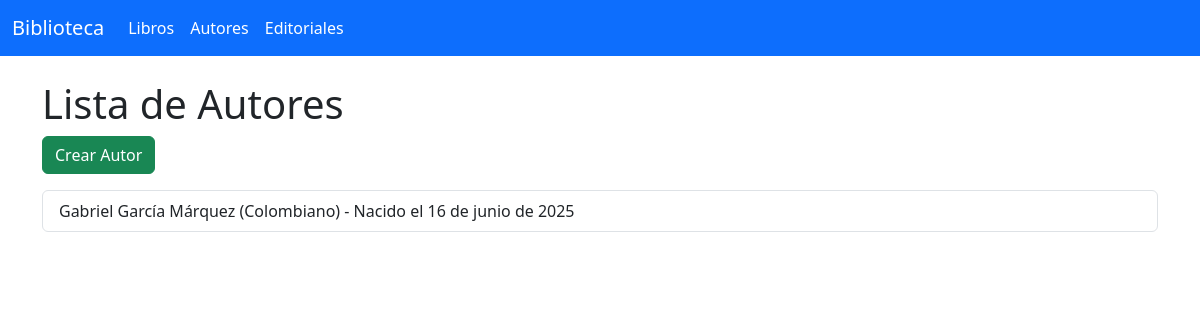
Before: /appcoder/autores/ with the older database file.
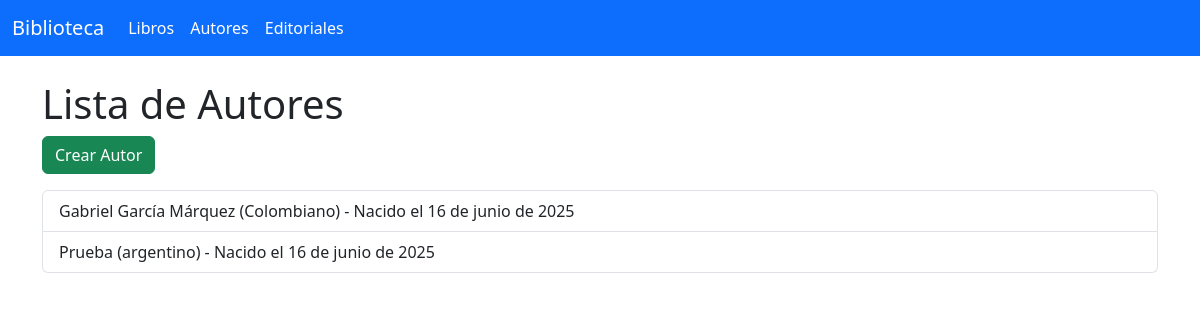
After: the same page with the newer database file.
### AppCoder/models.py (models this page shows, shortened)
class Autor(models.Model):
    nombre = models.CharField(max_length=100)
    nacionalidad = models.CharField(max_length=50)
    fecha_nacimiento = models.DateField()

### AppCoder/views.py (the view)
# urls.py: path('autores/', lista_autores, name='lista_autores'),
def lista_autores(request):
    autores = Autor.objects.all()
    return render(request, 'AppCoder/autores/lista_autores.html', {'autores': autores})

### templates/AppCoder/autores/lista_autores.html (shortened to what this page needs)
{% extends "base.html" %}
{% block content %}
<h1>Lista de Autores</h1>
<a href="{% url 'crear_autor' %}" class="btn btn-success mb-3">Crear Autor</a>
<ul class="list-group">
  {% for autor in autores %}
    <li class="list-group-item">
      {{ autor.nombre }} ({{ autor.nacionalidad }}) - Nacido el {{ autor.fecha_nacimiento }}
    </li>
  {% empty %}
    <li class="list-group-item">No hay autores cargados.</li>
  {% endfor %}
</ul>
{% endblock %}

Changed rows visible on the page:
added Autor: nombre "Prueba", nacionalidad "argentino", fecha_nacimiento "16 de junio de 2025"
